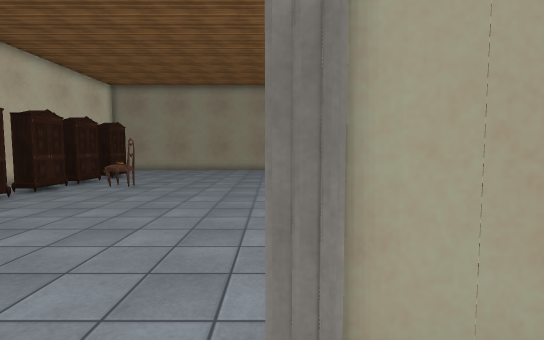
[1] (above)

16 first-person views from a walk through a 3-D level made in the Unity game engine. The camera is 1.5 m above the floor, tilts 4° down and sees 85° across. The floor is counted in squares, 1 m on a side. Each view is taken from the middle of a square. On the plan, view 1 faces up. The plan holds only what a view shows up to about 15 squares ahead; the rest is blank. The place goes on beyond the plan. The player character is not drawn. Some surface patterns are stand-ins.

[2]
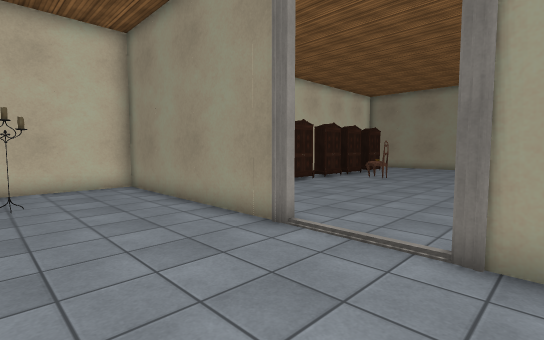

[3]
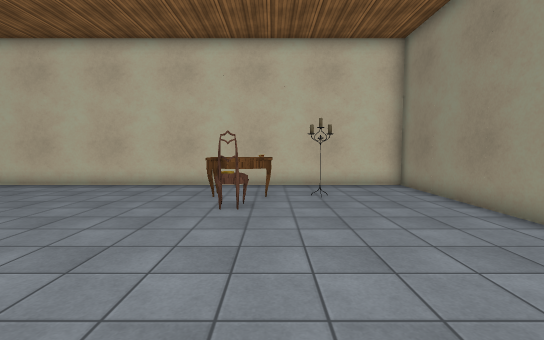

[4]
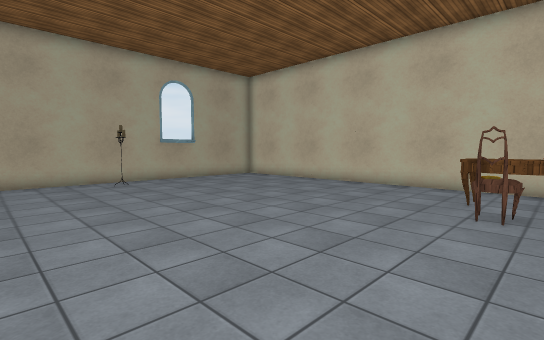

[5]
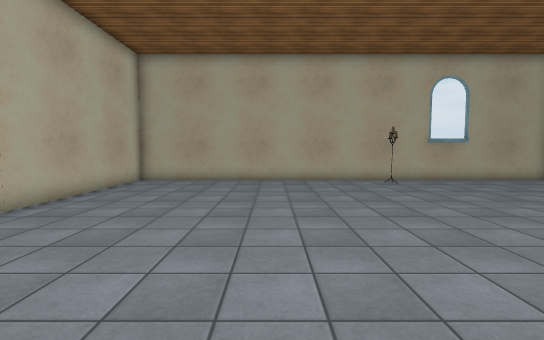

[6]
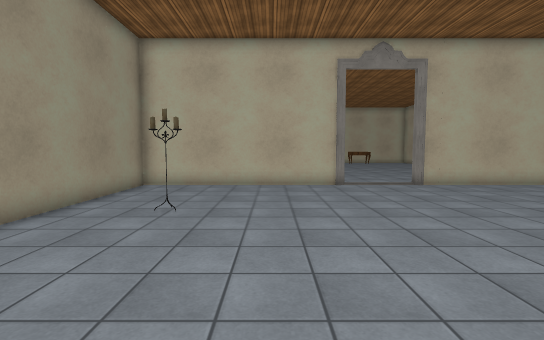

[7]
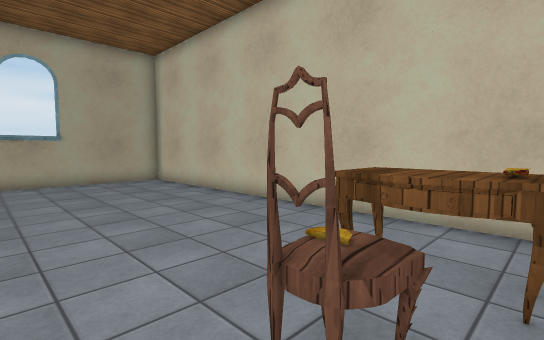

[8]
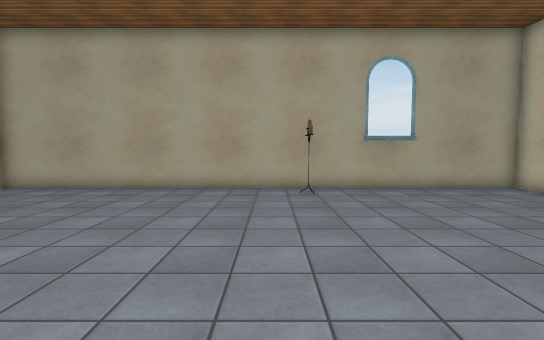

[9]
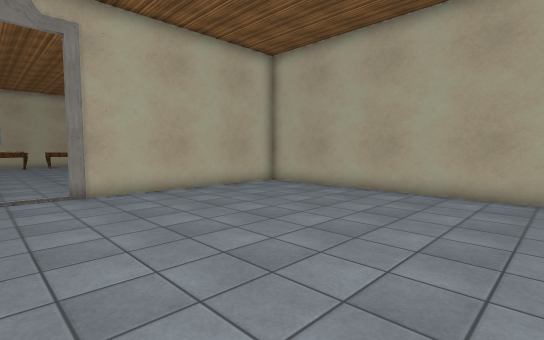

[10]
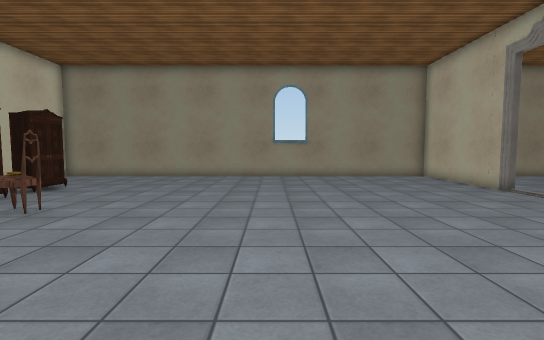

[11]
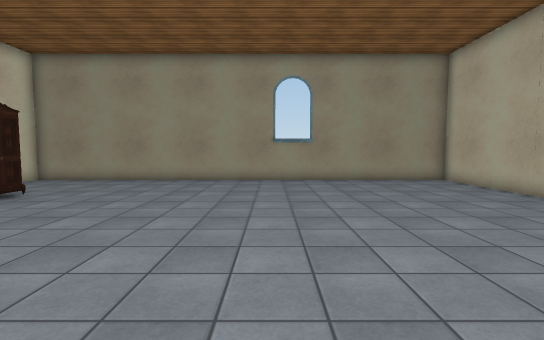

[12]
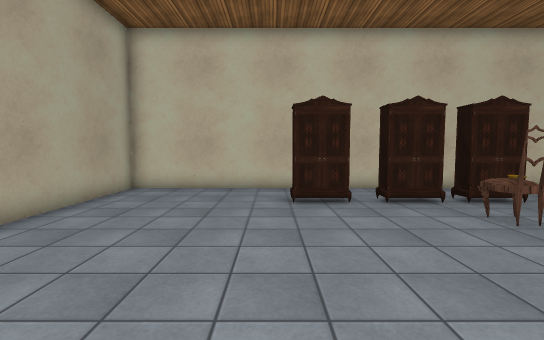

[13]
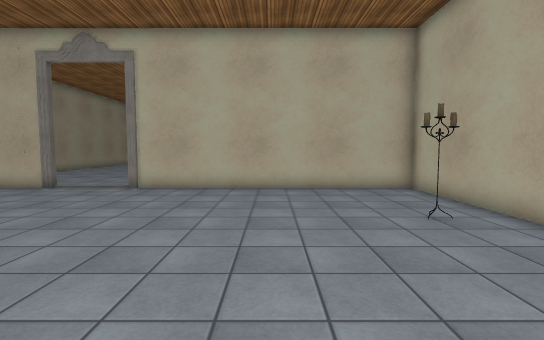

[14]
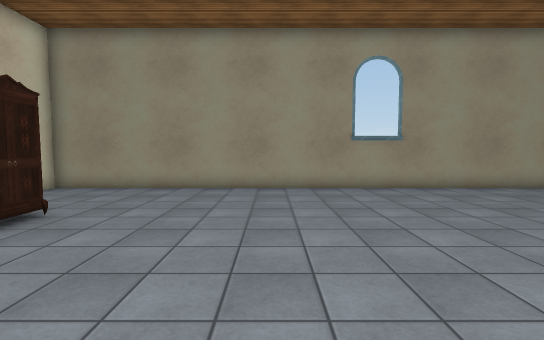

[15]
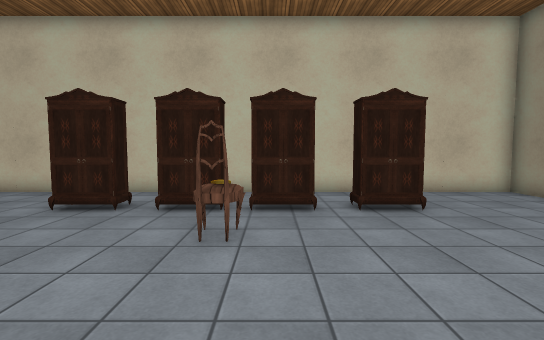

[16]
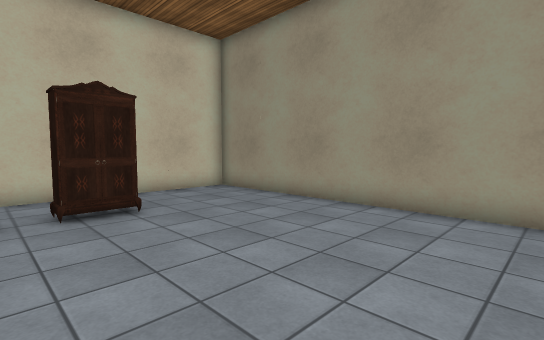

### Floor plan
Points are (right, up) in squares from view 1. A wall is a line through its corners. A room is listed if a view was taken in it or the views show most of it. See-through windows are left out.
Room 1 (views 1, 2, 3, 4, 5, 6, 7, 8, 9)
walls: (8.2, -10.3) (8.4, -9.9); (-3, 1.4) (-11.5, 1.4); (8.4, -7.1) (8.2, -6.7); (8.4, -7.1) (8.4, 1.1); (-11.4, 1) (-11.4, -18.4) (8.4, -18.4) (8.4, -10); (8.5, 1.4) (0, 1.4)
ways out: opening at (-1.5, 1) to room 2; opening at (8, -8.5)
objects: desk (-9, -6) to (-8, -4); other object (-8, -2); chair (-7, -5) to (-6, -5); other object (3, -1)
Room 2 (views 10, 11, 12, 13, 14, 15, 16)
walls: (8.3, 12.1) (8.4, 12.6); (8.8, 15.5) (8.4, 15.5) (8.4, 21.4) (-11.4, 21.4) (-11.4, 1); (2.8, 1.6) (8.5, 1.6); (8.4, 1.1) (8.4, 12.5); (-11.5, 1.6) (-5.8, 1.6)
ways out: opening at (-1.5, 1) to room 1
objects: wardrobe (-9, 8) to (-8, 9); wardrobe (-9, 10) to (-8, 12); wardrobe (-9, 13) to (-8, 14); wardrobe (-9, 15) to (-8, 17); chair (-7, 12) to (-6, 12)

Where each view was taken, in squares from view 1:
view 1: 0 up, 0 right, facing up
view 2: 3 down, 1 right, facing up-left
view 3: 4 down, 1 right, facing left
view 4: 4 down, 1 right, facing down-left
view 5: 4 down, 2 right, facing down
view 6: 4 down, 4 left, facing right
view 7: 4 down, 5 left, facing down-left
view 8: 7 down, 2 left, facing down
view 9: 8 down, 2 left, facing down-right
view 10: 5 up, 0 right, facing up
view 11: 7 up, 0 right, facing up
view 12: 7 up, 0 right, facing left
view 13: 7 up, 3 left, facing right
view 14: 10 up, 3 left, facing up
view 15: 13 up, 1 left, facing left
view 16: 14 up, 1 left, facing up-left
